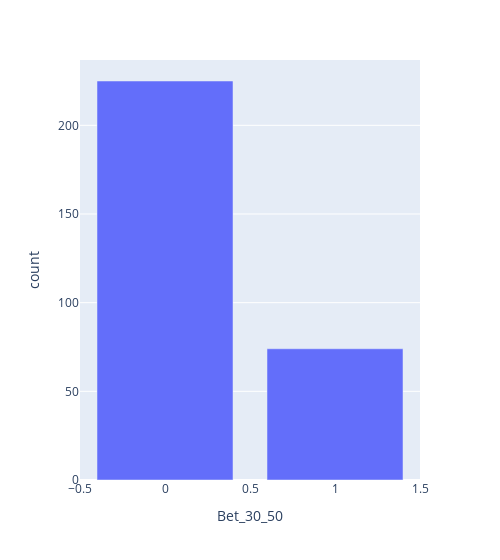

Notebook source saved alongside this figure:
### Markdown cell above
As we can see there are no entries for the age group below 30 so we will move further

### Code cell
ds = df['30_to_50'].value_counts().reset_index()
ds.columns = ['Bet_30_50', 'count']
ds
px.bar(ds, x='Bet_30_50', y='count', width=500)

### Figure 1 — Plotly figure (JSON) as saved in the notebook; plotly's stock layout.template omitted (floating-point values rounded to 4 significant figures)
{"data": [{"alignmentgroup": "True", "hovertemplate": "Bet_30_50=%{x}<br>count=%{y}<extra></extra>", "legendgroup": "", "marker": {"color": "#636efa"}, "name": "", "offsetgroup": "", "orientation": "v", "showlegend": false, "textposition": "auto", "type": "bar", "x": [0, 1], "xaxis": "x", "y": [225, 74], "yaxis": "y"}], "layout": {"barmode": "relative", "legend": {"tracegroupgap": 0}, "margin": {"t": 60}, "width": 500, "xaxis": {"anchor": "y", "domain": [0, 1], "title": {"text": "Bet_30_50"}}, "yaxis": {"anchor": "x", "domain": [0, 1], "title": {"text": "count"}}}}
